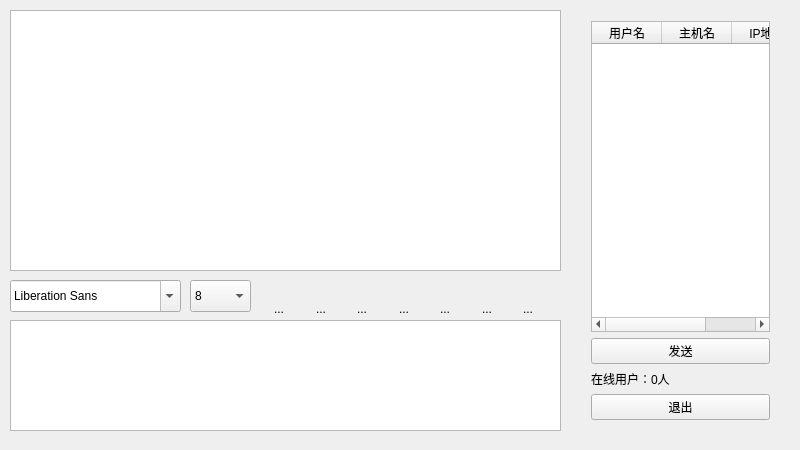
<?xml version="1.0" encoding="UTF-8"?>
<ui version="4.0">
 <class>Widget</class>
 <widget class="QWidget" name="Widget">
  <property name="geometry">
   <rect>
    <x>0</x>
    <y>0</y>
    <width>800</width>
    <height>450</height>
   </rect>
  </property>
  <property name="minimumSize">
   <size>
    <width>800</width>
    <height>450</height>
   </size>
  </property>
  <property name="maximumSize">
   <size>
    <width>800</width>
    <height>450</height>
   </size>
  </property>
  <property name="windowTitle">
   <string>Widget</string>
  </property>
  <widget class="QTextBrowser" name="messageBrowser">
   <property name="geometry">
    <rect>
     <x>10</x>
     <y>10</y>
     <width>551</width>
     <height>261</height>
    </rect>
   </property>
  </widget>
  <widget class="QTextEdit" name="messageTxtEdit">
   <property name="geometry">
    <rect>
     <x>10</x>
     <y>320</y>
     <width>551</width>
     <height>111</height>
    </rect>
   </property>
  </widget>
  <widget class="QFontComboBox" name="fontCbx">
   <property name="geometry">
    <rect>
     <x>10</x>
     <y>280</y>
     <width>171</width>
     <height>32</height>
    </rect>
   </property>
  </widget>
  <widget class="QComboBox" name="sizeCbx">
   <property name="geometry">
    <rect>
     <x>190</x>
     <y>280</y>
     <width>61</width>
     <height>32</height>
    </rect>
   </property>
   <property name="sizePolicy">
    <sizepolicy hsizetype="Preferred" vsizetype="Fixed">
     <horstretch>0</horstretch>
     <verstretch>0</verstretch>
    </sizepolicy>
   </property>
   <item>
    <property name="text">
     <string>8</string>
    </property>
   </item>
   <item>
    <property name="text">
     <string>9</string>
    </property>
   </item>
   <item>
    <property name="text">
     <string>10</string>
    </property>
   </item>
   <item>
    <property name="text">
     <string>11</string>
    </property>
   </item>
   <item>
    <property name="text">
     <string>12</string>
    </property>
   </item>
   <item>
    <property name="text">
     <string>13</string>
    </property>
   </item>
   <item>
    <property name="text">
     <string>14</string>
    </property>
   </item>
   <item>
    <property name="text">
     <string>15</string>
    </property>
   </item>
   <item>
    <property name="text">
     <string>16</string>
    </property>
   </item>
   <item>
    <property name="text">
     <string>17</string>
    </property>
   </item>
   <item>
    <property name="text">
     <string>18</string>
    </property>
   </item>
   <item>
    <property name="text">
     <string>19</string>
    </property>
   </item>
   <item>
    <property name="text">
     <string>20</string>
    </property>
   </item>
   <item>
    <property name="text">
     <string>21</string>
    </property>
   </item>
   <item>
    <property name="text">
     <string>22</string>
    </property>
   </item>
  </widget>
  <widget class="QWidget" name="layoutWidget">
   <property name="geometry">
    <rect>
     <x>250</x>
     <y>280</y>
     <width>306</width>
     <height>38</height>
    </rect>
   </property>
   <layout class="QHBoxLayout" name="horizontalLayout">
    <property name="sizeConstraint">
     <enum>QLayout::SetDefaultConstraint</enum>
    </property>
    <item>
     <widget class="QToolButton" name="boldTBtn">
      <property name="sizePolicy">
       <sizepolicy hsizetype="Fixed" vsizetype="Fixed">
        <horstretch>0</horstretch>
        <verstretch>0</verstretch>
       </sizepolicy>
      </property>
      <property name="minimumSize">
       <size>
        <width>36</width>
        <height>36</height>
       </size>
      </property>
      <property name="toolTip">
       <string>加粗</string>
      </property>
      <property name="text">
       <string>...</string>
      </property>
      <property name="icon">
       <iconset resource="toolbarpng.qrc">
        <normaloff>:/images/images/bold.png</normaloff>:/images/images/bold.png</iconset>
      </property>
      <property name="iconSize">
       <size>
        <width>26</width>
        <height>26</height>
       </size>
      </property>
      <property name="checkable">
       <bool>true</bool>
      </property>
      <property name="autoRaise">
       <bool>true</bool>
      </property>
     </widget>
    </item>
    <item>
     <widget class="QToolButton" name="italicTBtn">
      <property name="minimumSize">
       <size>
        <width>36</width>
        <height>36</height>
       </size>
      </property>
      <property name="toolTip">
       <string>倾斜</string>
      </property>
      <property name="text">
       <string>...</string>
      </property>
      <property name="icon">
       <iconset resource="toolbarpng.qrc">
        <normaloff>:/images/images/italic.png</normaloff>:/images/images/italic.png</iconset>
      </property>
      <property name="iconSize">
       <size>
        <width>26</width>
        <height>26</height>
       </size>
      </property>
      <property name="checkable">
       <bool>true</bool>
      </property>
      <property name="autoRaise">
       <bool>true</bool>
      </property>
     </widget>
    </item>
    <item>
     <widget class="QToolButton" name="underlineTBtn">
      <property name="minimumSize">
       <size>
        <width>36</width>
        <height>36</height>
       </size>
      </property>
      <property name="toolTip">
       <string>下划线</string>
      </property>
      <property name="text">
       <string>...</string>
      </property>
      <property name="icon">
       <iconset resource="toolbarpng.qrc">
        <normaloff>:/images/images/underline.png</normaloff>:/images/images/underline.png</iconset>
      </property>
      <property name="iconSize">
       <size>
        <width>26</width>
        <height>26</height>
       </size>
      </property>
      <property name="checkable">
       <bool>true</bool>
      </property>
      <property name="autoRaise">
       <bool>true</bool>
      </property>
     </widget>
    </item>
    <item>
     <widget class="QToolButton" name="colorTBtn">
      <property name="minimumSize">
       <size>
        <width>36</width>
        <height>36</height>
       </size>
      </property>
      <property name="toolTip">
       <string>更改字体颜色</string>
      </property>
      <property name="text">
       <string>...</string>
      </property>
      <property name="icon">
       <iconset resource="toolbarpng.qrc">
        <normaloff>:/images/images/color.png</normaloff>:/images/images/color.png</iconset>
      </property>
      <property name="iconSize">
       <size>
        <width>26</width>
        <height>26</height>
       </size>
      </property>
      <property name="autoRaise">
       <bool>true</bool>
      </property>
     </widget>
    </item>
    <item>
     <widget class="QToolButton" name="sendTBtn">
      <property name="minimumSize">
       <size>
        <width>36</width>
        <height>36</height>
       </size>
      </property>
      <property name="toolTip">
       <string>传输文件</string>
      </property>
      <property name="text">
       <string>...</string>
      </property>
      <property name="icon">
       <iconset resource="toolbarpng.qrc">
        <normaloff>:/images/images/send.png</normaloff>:/images/images/send.png</iconset>
      </property>
      <property name="iconSize">
       <size>
        <width>26</width>
        <height>26</height>
       </size>
      </property>
      <property name="autoRaise">
       <bool>true</bool>
      </property>
     </widget>
    </item>
    <item>
     <widget class="QToolButton" name="saveTBtn">
      <property name="minimumSize">
       <size>
        <width>36</width>
        <height>36</height>
       </size>
      </property>
      <property name="toolTip">
       <string>保存聊天记录</string>
      </property>
      <property name="text">
       <string>...</string>
      </property>
      <property name="icon">
       <iconset resource="toolbarpng.qrc">
        <normaloff>:/images/images/save.png</normaloff>:/images/images/save.png</iconset>
      </property>
      <property name="iconSize">
       <size>
        <width>26</width>
        <height>26</height>
       </size>
      </property>
      <property name="autoRaise">
       <bool>true</bool>
      </property>
     </widget>
    </item>
    <item>
     <widget class="QToolButton" name="clearTBtn">
      <property name="sizePolicy">
       <sizepolicy hsizetype="Fixed" vsizetype="Fixed">
        <horstretch>0</horstretch>
        <verstretch>0</verstretch>
       </sizepolicy>
      </property>
      <property name="minimumSize">
       <size>
        <width>36</width>
        <height>36</height>
       </size>
      </property>
      <property name="toolTip">
       <string>清空聊天记录</string>
      </property>
      <property name="text">
       <string>...</string>
      </property>
      <property name="icon">
       <iconset resource="toolbarpng.qrc">
        <normaloff>:/images/images/clear.png</normaloff>:/images/images/clear.png</iconset>
      </property>
      <property name="iconSize">
       <size>
        <width>26</width>
        <height>26</height>
       </size>
      </property>
      <property name="autoRaise">
       <bool>true</bool>
      </property>
     </widget>
    </item>
   </layout>
  </widget>
  <widget class="QWidget" name="">
   <property name="geometry">
    <rect>
     <x>580</x>
     <y>10</y>
     <width>201</width>
     <height>421</height>
    </rect>
   </property>
   <layout class="QVBoxLayout" name="verticalLayout_2">
    <item>
     <widget class="QTableWidget" name="userTblWidget">
      <property name="sizePolicy">
       <sizepolicy hsizetype="Expanding" vsizetype="Expanding">
        <horstretch>0</horstretch>
        <verstretch>0</verstretch>
       </sizepolicy>
      </property>
      <property name="styleSheet">
       <string notr="true"/>
      </property>
      <property name="selectionMode">
       <enum>QAbstractItemView::SingleSelection</enum>
      </property>
      <property name="selectionBehavior">
       <enum>QAbstractItemView::SelectRows</enum>
      </property>
      <property name="showGrid">
       <bool>false</bool>
      </property>
      <attribute name="horizontalHeaderDefaultSectionSize">
       <number>70</number>
      </attribute>
      <column>
       <property name="text">
        <string>用户名</string>
       </property>
      </column>
      <column>
       <property name="text">
        <string>主机名</string>
       </property>
      </column>
      <column>
       <property name="text">
        <string>IP地址</string>
       </property>
      </column>
     </widget>
    </item>
    <item>
     <layout class="QVBoxLayout" name="verticalLayout">
      <item>
       <widget class="QPushButton" name="sendBtn">
        <property name="text">
         <string>发送</string>
        </property>
       </widget>
      </item>
      <item>
       <widget class="QLabel" name="userNumLbl">
        <property name="text">
         <string>在线用户：0人</string>
        </property>
       </widget>
      </item>
      <item>
       <widget class="QPushButton" name="exitBtn">
        <property name="text">
         <string>退出</string>
        </property>
       </widget>
      </item>
     </layout>
    </item>
   </layout>
  </widget>
 </widget>
 <layoutdefault spacing="6" margin="11"/>
 <resources>
  <include location="toolbarpng.qrc"/>
 </resources>
 <connections/>
</ui>
